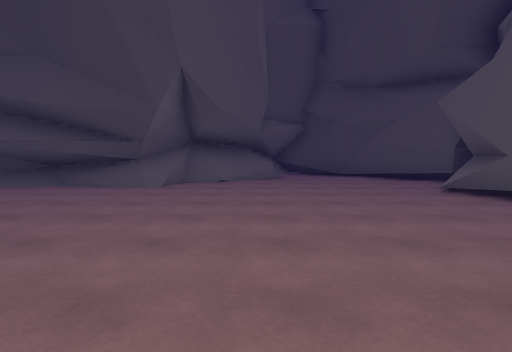
view 1 (above)

18 first-person views from a walk through a scene from a Unity 3-D project. The camera is 1.4 m above the floor, tilts 4° down and sees 80° across. The floor is counted in squares, 2 m on a side. Each view is taken from the middle of a square. On the plan, view 1 faces up. The plan holds only what a view shows up to about 10 squares ahead; the rest is blank. The place goes on beyond the plan. The player is left out. Some animated figures are not drawn.

view 2
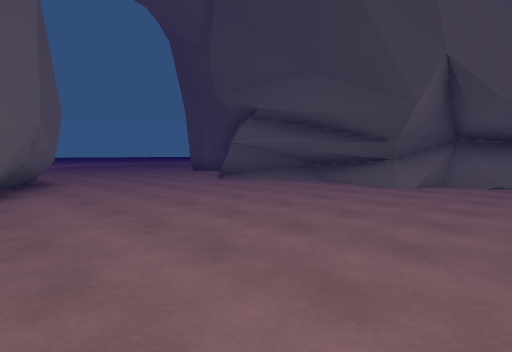

view 3
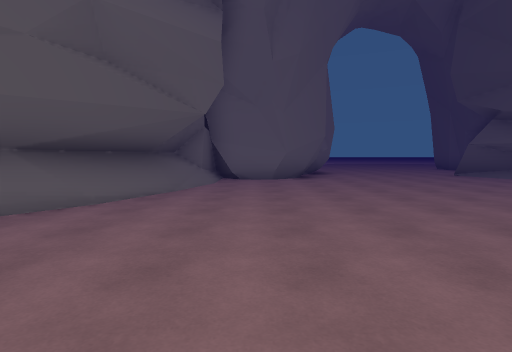

view 4
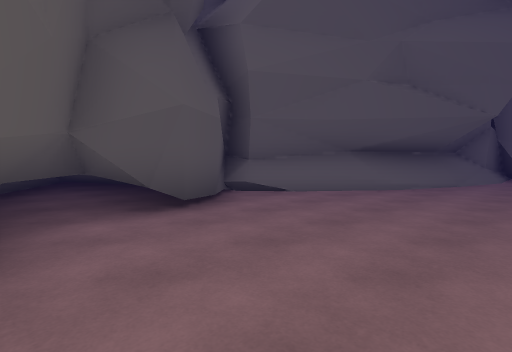

view 5
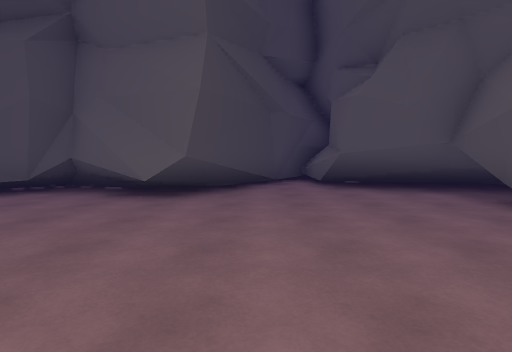

view 6
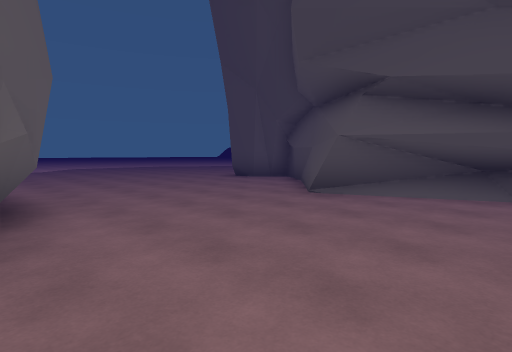

view 7
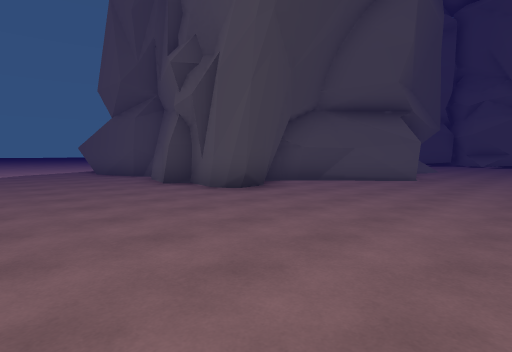

view 8
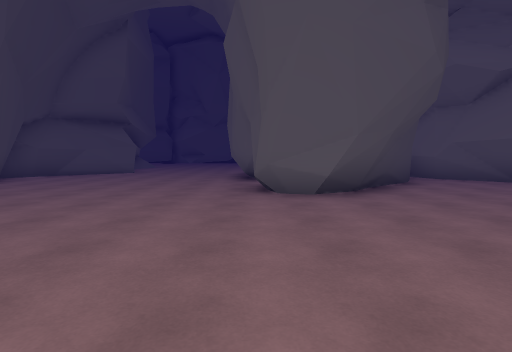

view 9
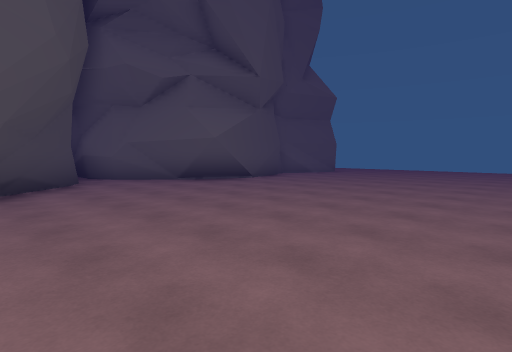

view 10
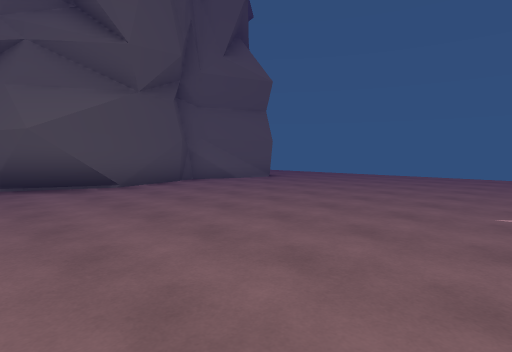

view 11
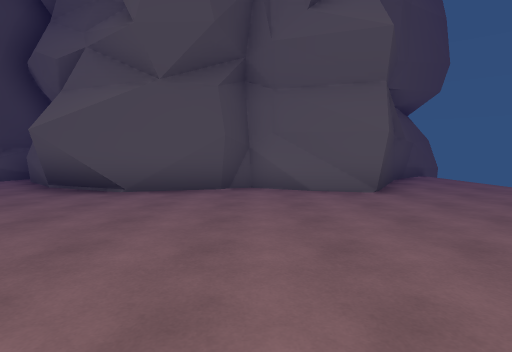

view 12
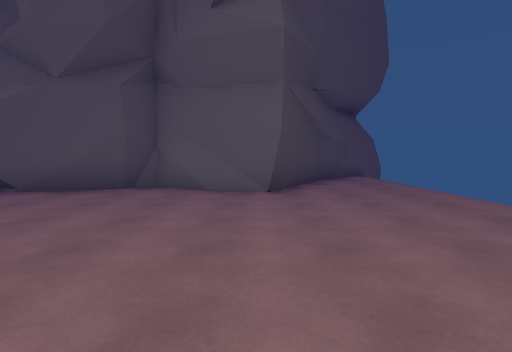

view 13
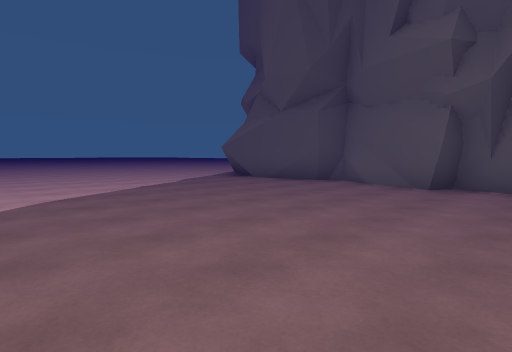

view 14
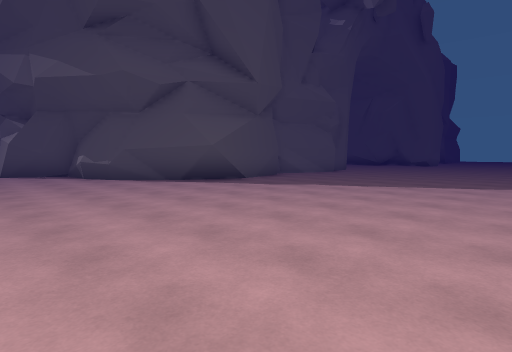

view 15
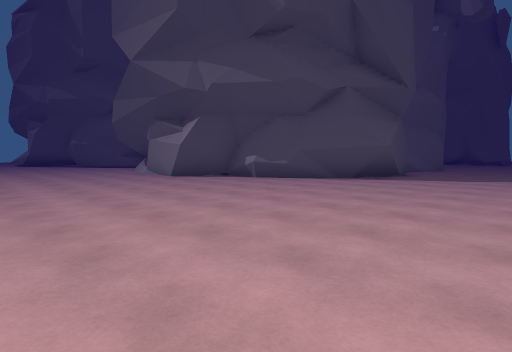

view 16
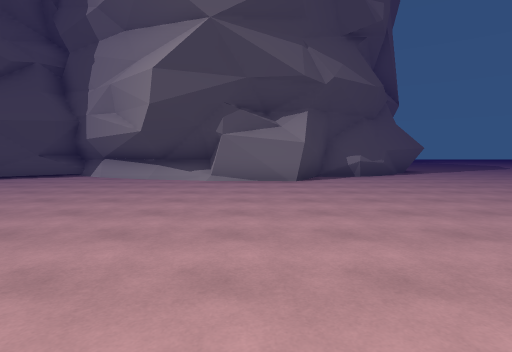

view 17
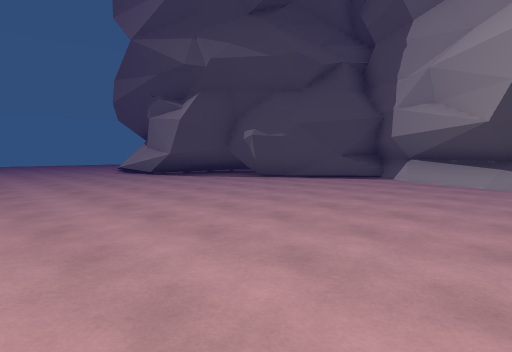

view 18
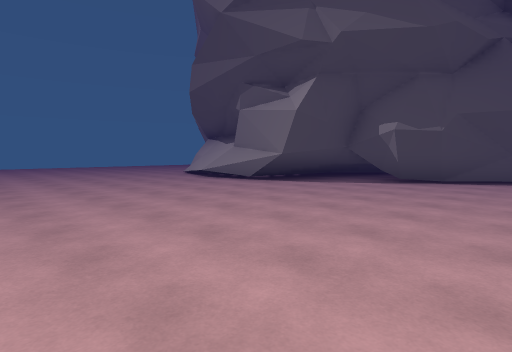

### Floor plan
Key: @ floor where view 1 was taken; # wall or solid block; . floor; / step, stairs or slope; ^ raised ledge.
Columns run from 19 left of view 1 to 11 right of it. Each row starts with its distance up from view 1.
 28              .     ......
 27             ...................
 26            ....................
 25    ...... .....................
 24    ...........................
 23    ..........................
 22    ......................///
 21 ........................###
 20 ............##........###
 19 ...........#######...####
 18 .........###     #####
 17 ........##         #
 16 .......##
 15  ......#
 14  ......#
 13 .......##
 12 ........#
 11 .......##
 10 .......#           #..##
  9 .......####      # ^...##
  8 .......##.##    ##//....#
  7    ........#######......#
  6    .........#..........##
  5    ....................#
  4    ....................##
  3   ......................#
  2  .......................#
  1 ......#######..........##
  0  .....#     ##.....@...###
 -1 ......##     #...........##
 -2 .......##    #............#
 -3 ........###  #####......###
 -4 .........###     ##.....#
 -5 ........##        #######
 -6 .......##
 -7 .......#
 -8 .......#
 -9 .......##
-10 ........#
-11  ......##
-12  ......##
-13  .......###
-14  .........##
-15  ..........#

Where each view was taken, in squares from view 1:
view 1: 0 up, 0 right, facing up
view 2: 0 up, 0 right, facing up-left
view 3: 1 down, 3 right, facing left
view 4: 1 down, 5 right, facing down-left
view 5: 1 down, 1 left, facing right
view 6: 1 up, 4 left, facing up-left
view 7: 3 up, 16 left, facing up-right
view 8: 1 up, 19 left, facing right
view 9: 1 down, 19 left, facing down-right
view 10: 5 down, 19 left, facing down-right
view 11: 10 down, 18 left, facing right
view 12: 12 down, 18 left, facing right
view 13: 8 up, 19 left, facing up-right
view 14: 21 up, 19 left, facing down-right
view 15: 25 up, 16 left, facing down-right
view 16: 28 up, 6 left, facing down
view 17: 27 up, 4 left, facing down-right
view 18: 28 up, 0 right, facing down-right
